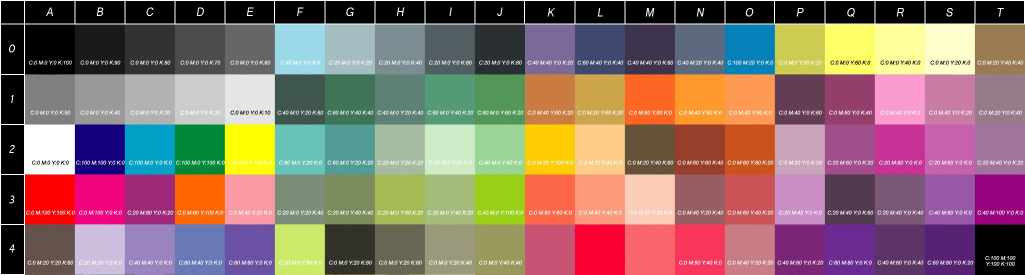
#> input picture find_colors/color_card.jpg, 2050 x 549 px, found by its file name (shown at 1/2 size)
$ python find_colors_in_jpeg.py
#> lines starting #> are read from the running program, lines starting #| are printed output that depends on the picture
from PIL import Image, ImageDraw
import pandas as pd

# Load image
img_path = "./find_colors/color_card.jpg"
image = Image.open(img_path).convert("RGB")
#> image is the input picture: PIL image 2050x549 RGB; mean R, G, B 141, 114, 108.6

# Make a copy to draw crosses
image_drawable = image.copy()
draw = ImageDraw.Draw(image_drawable)

# Constants for grid layout
cell_width = 100
cell_height = 100
offset_x = 42
offset_y = 48

columns = [chr(i) for i in range(ord('A'), ord('T') + 1)]  # A–T
rows = range(5)

# Extract and mark colors
color_data = []

for row_idx in rows:
    for col_idx, col_letter in enumerate(columns):
        cell_id = f"{col_letter}{row_idx}"
        x = offset_x + col_idx * cell_width + cell_width // 2
        y = offset_y + row_idx * cell_height + cell_height // 2

        # Get RGB and set alpha = 255
        r, g, b = image.getpixel((x, y))
        a = 255

        # Store RGBA
        color_data.append({
            "Cell": cell_id,
            "R": r,
            "G": g,
            "B": b,
            "A": a
        })

        # Draw a red cross at (x, y)
        cross_len = 5
        draw.line((x - cross_len, y, x + cross_len, y), fill=(255, 0, 0), width=1)
        draw.line((x, y - cross_len, x, y + cross_len), fill=(255, 0, 0), width=1)
#> after the loop, color_data = 100 items

# Save marked image
image_drawable.save("./find_colors/color_card_with_crosses.jpg")
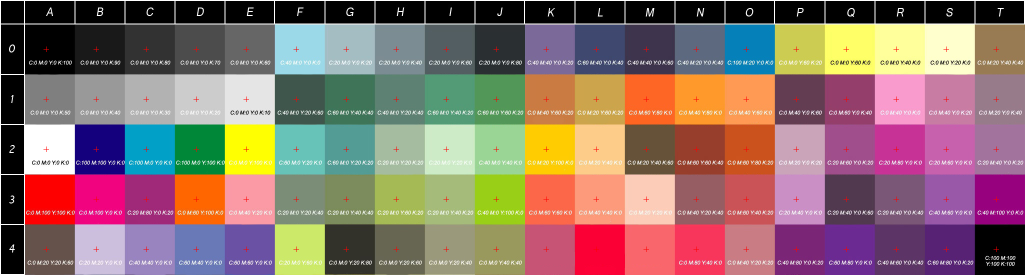
#> saved as color_card_with_crosses.jpg: PIL image 2050x549 RGB (shown at 1/2 size); mean R, G, B 141.1, 113.8, 108.3

# Save CSV with RGBA
df_rgba = pd.DataFrame(color_data)
#> df_rgba = table of 100 rows and 5 columns
df_rgba.to_csv("./find_colors/Extracted_Cell_Colors_RGBA.csv", index=False)
